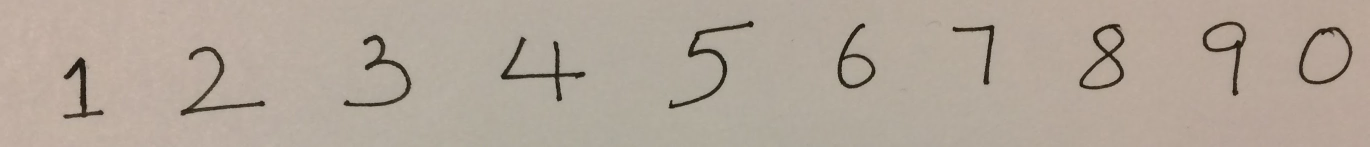
%> input picture Project1/project1_package/images/image1.JPG, 2739 x 294 px (shown at 1/2 size); its folder holds only this picture in this run
$ octave ec.m   (GNU Octave 9; MATLAB toolbox functions it lacks are replaced by stand-ins)
%> lines starting %> are read from the running program, lines starting %| are printed output that depends on the picture; in (x1, y1, x2, y2) boxes, pixels count from 0 and x2, y2 are one past the last pixel; in counts of white or black regions, pixels touching at a corner belong together; the program's own positions count from 1
### Project1/project1_package/matlab/convnet_forward.m
function [output, P] = convnet_forward(params, layers, data)
    l = length(layers);
    %batch_size = layers{1}.batch_size;
    assert(strcmp(layers{1}.type, 'DATA') == 1, 'first layer must be data layer');
    output{1}.data = data;
    output{1}.height = layers{1}.height;
    output{1}.width = layers{1}.width;
    output{1}.channel = layers{1}.channel;
    output{1}.batch_size = layers{1}.batch_size;
    output{1}.diff = 0;
    for i = 2:l-1
        switch layers{i}.type
            case 'CONV'
                output{i} = conv_layer_forward(output{i-1}, layers{i}, params{i-1});
            case 'POOLING'
                output{i} = pooling_layer_forward(output{i-1}, layers{i});
            case 'IP'
                output{i} = inner_product_forward(output{i-1}, layers{i}, params{i-1});
            case 'RELU'
                output{i} = relu_forward(output{i-1});
            case 'ELU'
                output{i} = elu_forward(output{i-1}, layers{i});
        end
    end

    if nargout > 1
        W = bsxfun(@plus, params{l-1}.w * output{l-1}.data, params{l-1}.b);
        W = [W; zeros(1, size(W, 2))];
        W=bsxfun(@minus, W, max(W));
        W=exp(W);

        % Convert to Probabilities by normalizing
        P=bsxfun(@rdivide, W, sum(W));
    end
end

### Project1/project1_package/matlab/conv_layer_forward.m
function [output] = conv_layer_forward(input, layer, param)
% Conv layer forward
% input: struct with input data
% layer: convolution layer struct
% param: weights for the convolution layer

% output:

h_in = input.height;
w_in = input.width;
c = input.channel;
batch_size = input.batch_size;
k = layer.k;
pad = layer.pad;
stride = layer.stride;
num = layer.num;
% resolve output shape
h_out = (h_in + 2*pad - k) / stride + 1;
w_out = (w_in + 2*pad - k) / stride + 1;

assert(h_out == floor(h_out), 'h_out is not integer')
assert(w_out == floor(w_out), 'w_out is not integer')
input_n.height = h_in;
input_n.width = w_in;
input_n.channel = c;

%% Fill in the code
% Iterate over the each image in the batch, compute response,
% Fill in the output datastructure with data, and the shape.
output.channel = num;
output.width = w_out;
output.height = h_out;
output.batch_size=input.batch_size;

output.data = zeros([h_out, w_out, c, batch_size]);
im = reshape(input.data,input.height, input.width, c,batch_size);
im = padarray(im,[pad pad],0,'both');
%im = col2im_conv(input.data(:,batch), input, layer, h_out, w_out);
dif = floor(k/2);
for x =  k/2:stride:w_in+2*pad-k/2

        for y =  k/2:stride:h_in+2*pad-k/2
            if k == 2
                window = im(ceil(x):ceil(x)+dif,ceil(y):ceil(y)+dif,:,:);
            else
                window = im(ceil(x)-dif:ceil(x)+dif,ceil(y)-dif:ceil(y)+dif,:,:);
            end
            x_out = (x-k/2)/stride + 1;
            y_out = (y-k/2)/stride + 1;
            for batch = 1:batch_size
                for o_c = 1:num
                    output.data(x_out,y_out,o_c,batch) = dot(transpose(reshape(window(:,:,:,batch),k*k*c,1)),param.w(:,o_c)) + param.b(o_c);
                end
            end
        end

end
temp = output.data;
output.data = reshape(temp,w_out*h_out*output.channel,batch_size);


end

### Project1/project1_package/matlab/relu_forward.m
function [output] = relu_forward(input)

output.height = input.height;
output.width = input.width;
output.channel = input.channel;
output.batch_size = input.batch_size;
% Replace the following line with your implementation.
%temp = input.data;
%temp( temp <= 0 ) = 0;
output.data = max(input.data,0);
end

### Project1/project1_package/matlab/pooling_layer_forward.m
function [output] = pooling_layer_forward(input, layer)

    h_in = input.height;
    w_in = input.width;
    c = input.channel;
    batch_size = input.batch_size;
    k = layer.k;
    pad = layer.pad;
    stride = layer.stride;

    h_out = (h_in + 2*pad - k) / stride + 1;
    w_out = (w_in + 2*pad - k) / stride + 1;


    output.height = h_out;
    output.width = w_out;
    output.channel = c;
    output.batch_size = batch_size;

    % Replace the following line with your implementation.
    %need to convert data first then convert back
    %need to do this for each channel, each channel is X
    output.data = zeros([h_out, w_out, c, batch_size]);
    im = reshape(input.data,input.height, input.width, c,batch_size);
    im = padarray(im,[pad pad],0,'both');

    dif = floor(k/2);
    for x =  k/2:stride:w_in+2*pad-k/2

            for y =  k/2:stride:h_in+2*pad-k/2
                if k == 2
                    window = im(ceil(x):ceil(x)+dif,ceil(y):ceil(y)+dif,:,:);
                else
                    window = im(ceil(x)-dif:ceil(x)+dif,ceil(y)-dif:ceil(y)+dif,:,:);
                end
                x_out = (x-k/2)/stride + 1;
                y_out = (y-k/2)/stride + 1;
                for channel = 1:c
                    for batch = 1:batch_size
                        output.data(x_out,y_out,channel,batch) = max(window(:,:,channel,batch),[],'all');
                    end
                end
            end
    end


    output.data = reshape(output.data,w_out*h_out*c,batch_size);

end

### Project1/project1_package/matlab/inner_product_forward.m
function [output] = inner_product_forward(input, layer, param)

k = size(input.data, 2); % batch size

% Replace the following line with your implementation.

output.width = input.width;
output.height = input.height;
output.channel = input.channel;
output.batch_size = k;
b = param.b;
batch_size = k;

for y = 1:batch_size
    %output.data(:,y) = transpose(param.w)*input.data(:,y) + b;
    output.data(:,y) = transpose(input.data(:,y))*param.w + b;
end

end

### Project1/project1_package/matlab/get_lenet.m
function layers = get_lenet()

    layers{1}.type = 'DATA';
    layers{1}.height = 28;
    layers{1}.width = 28;
    layers{1}.channel = 1;
    layers{1}.batch_size = 100;

    layers{2}.type = 'CONV';
    layers{2}.num = 20;
    layers{2}.k = 5;
    layers{2}.stride = 1;
    layers{2}.pad = 0;
    layers{2}.group = 1;

    layers{3}.type = 'RELU';

    layers{4}.type = 'POOLING';
    layers{4}.k = 2;
    layers{4}.stride = 2;
    layers{4}.pad = 0;


    layers{5}.type = 'CONV';
    layers{5}.k = 5;
    layers{5}.stride = 1;
    layers{5}.pad = 0;
    layers{5}.group = 1;
    layers{5}.num = 50;

    layers{6}.type = 'RELU';

    layers{7}.type = 'POOLING';
    layers{7}.k = 2;
    layers{7}.stride = 2;
    layers{7}.pad = 0;

    layers{8}.type = 'IP';
    layers{8}.num = 500;
    layers{8}.init_type = 'uniform';

    layers{9}.type = 'RELU';

    layers{10}.type = 'LOSS';
    layers{10}.num = 10;

end

### Project1/project1_package/ec/ec.m
close all
addpath("../matlab/")
load lenet.mat
layers = get_lenet();
%%

check = {[1; 2; 3; 4; 5; 6; 7; 8; 9; 0;] [1; 2; 3; 4; 5; 6; 7; 8; 9; 0;]};
for i = 1: 2
    %inital image processing
    img_src = sprintf('../images/image%d.jpg', i);

    I = rgb2gray(imread(img_src));
%> I: size 294x2739 uint8; min 11, max 191, mean 168.6
    level = graythresh(I);
%> level = 0.435
    BW = imbinarize(I,level);
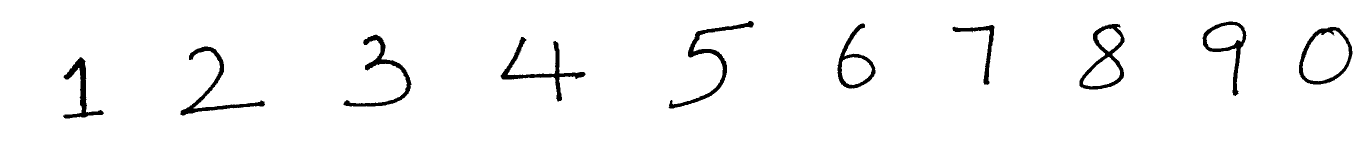
%> BW: size 294x2739 logical (shown at 1/2 size); 96.8% white; 10 black regions, largest, box (x1, y1, x2, y2) and area: (1337, 42, 1508, 217) 3214, (1001, 74, 1171, 203) 3040, (361, 93, 530, 231) 2926
    BW = ~BW;
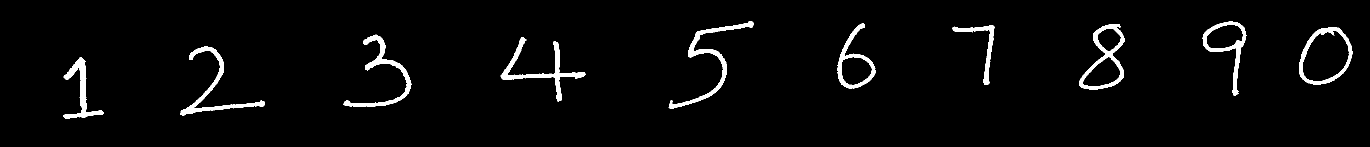
%> BW: size 294x2739 logical (shown at 1/2 size); 3.2% white; 10 white regions, largest, box (x1, y1, x2, y2) and area: (1337, 42, 1508, 217) 3214, (1001, 74, 1171, 203) 3040, (361, 93, 530, 231) 2926
    mask = bwareaopen(BW,10);
    thin = bwmorph(mask, 'thicken', 1);
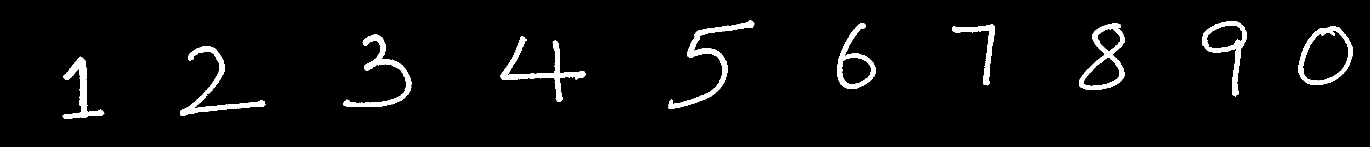
%> thin: size 294x2739 logical (shown at 1/2 size); 4% white; 10 white regions, largest, box (x1, y1, x2, y2) and area: (1336, 41, 1509, 218) 3976, (1000, 73, 1172, 204) 3740, (360, 92, 531, 232) 3607
    se = strel('disk',1);
    joined = imclose(thin, se);
%> joined: size 294x2739 logical; 4% white; 10 white regions

    props = regionprops(joined, 'BoundingBox');
%> props = 10 regions; largest, box (x1, y1, x2, y2): (1336, 41, 1509, 218), (360, 92, 531, 232), (1000, 73, 1172, 204), (686, 68, 824, 214), (2404, 42, 2494, 193)
    figure;
    title(img_src);
    imshow(joined);
    hold on
    for m = 1: length(props)
        corner = props(m).BoundingBox;
        rectangle('Position', [corner(1),corner(2),corner(3),corner(4)],'EdgeColor','r','LineWidth',2) ;
    end
%> this loop made 10 passes
%> corner on passes 1 to 10: [125.5 113.5 84 125], [360.5 92.5 171 140], [686.5 68.5 138 146], [1000.5 73.5 172 131], [1336.5 41.5 173 177], [1674.5 46.5 78 132], [1904.5 49.5 86 122], [2158.5 47.5 92 133], [2404.5 42.5 90 151], [2597.5 53.5 109 117]
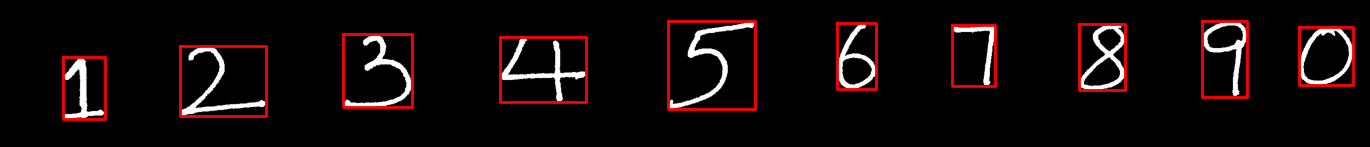
%> figure redrawn from the program's plot data; shown at 1/2 size
    hold off
    figure;

    %formatting cells into 25 by 25 images
    all_images = zeros(28*28, length(props));

    for m = 1 : length(props)
        b = props(m).BoundingBox;
        img = joined(floor(b(2)):ceil(b(2)+b(4)-1), floor(b(1)):ceil(b(1)+b(3)-1));
        diff_f = max(size(img)) / min(size(img));
        diff_val = max(size(img)) - min(size(img));
        if  diff_f >= 2.
            img = padarray(img, [5,floor(diff_val/2)+1], 0, 'both');
            img = imresize(img, [28,28], 'box');
        else
            img = padarray(img, [20,20], 0, 'both');
          img = imresize(img, [28,28], 'box');
        end
        img = transpose(img);

        all_images(:, m) = reshape(img, [],1);

    end
%> this loop made 10 passes
%> (b, diff_f, diff_val) on passes 1 to 10: ([125.5 113.5 84 125], 1.48, 41), ([360.5 92.5 171 140], 1.22, 31), ([686.5 68.5 138 146], 1.06, 8), ([1000.5 73.5 172 131], 1.31, 41), ([1336.5 41.5 173 177], 1.02, 4), ([1674.5 46.5 78 132], 1.68, 54), ([1904.5 49.5 86 122], 1.41, 36), ([2158.5 47.5 92 133], 1.44, 41), ([2404.5 42.5 90 151], 1.67, 61), ([2597.5 53.5 109 117], 1.07, 8)
%> pass 1, `img = joined(floor(b(2)):ceil(b(2)+b(4)-1), floor(b(1)):ceil(b(1)+b(3)..`:
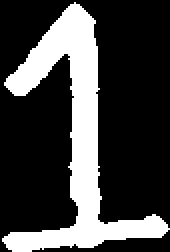
%> img: size 126x85 logical (shown 2 times larger); 26.1% white; 1 white region, box (x1, y1, x2, y2) and area: (1, 1, 85, 126) 2793
%> pass 1, `img = padarray(img, [20,20], 0, 'both');`:
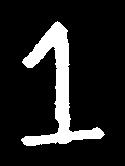
%> img: size 166x125 logical; 13.5% white; 1 white region, box (x1, y1, x2, y2) and area: (21, 21, 105, 146) 2793
%> pass 1, `img = transpose(img);`:
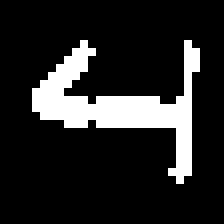
%> img: size 28x28 logical (shown 8 times larger); 15.1% white; 1 white region, box (x1, y1, x2, y2) and area: (4, 5, 25, 23) 118
    layers{1,1}.batch_size = size(all_images,2);
    [output, P] = convnet_forward(params, layers, all_images);
%> in convnet_forward, `l = length(layers);`: l = 10
%> the loop in convnet_forward, `for i = 2:l-1` made 8 passes
%> num in conv_layer_forward on passes 1, 4: 20, 50
%> after the loop in convnet_forward, `for i = 2:l-1`: output = 9 items
%> output = 9 items
    [p, out_label] = max(P, [], 1);
%> p = [0.739 0.976 1 0.988 0.87 1 0.64 0.774 0.939 0.992]; out_label = [9 3 4 5 6 6 4 4 8 1]

    fprintf('running image%d.jpg\n', i)
    disp("number of correct predictions:")
    disp(sum(out_label-1 == transpose(check{1,i})))
%| 5
%> (the run ends here)
